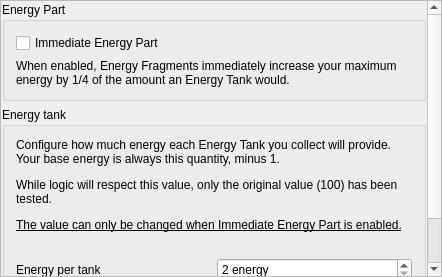
<?xml version="1.0" encoding="UTF-8"?>
<ui version="4.0">
 <class>PresetDreadEnergy</class>
 <widget class="QMainWindow" name="PresetDreadEnergy">
  <property name="geometry">
   <rect>
    <x>0</x>
    <y>0</y>
    <width>442</width>
    <height>277</height>
   </rect>
  </property>
  <property name="windowTitle">
   <string>Energy</string>
  </property>
  <widget class="QWidget" name="centralWidget">
   <property name="maximumSize">
    <size>
     <width>16777215</width>
     <height>16777215</height>
    </size>
   </property>
   <layout class="QVBoxLayout" name="main_layout">
    <property name="leftMargin">
     <number>0</number>
    </property>
    <property name="topMargin">
     <number>0</number>
    </property>
    <property name="rightMargin">
     <number>0</number>
    </property>
    <property name="bottomMargin">
     <number>0</number>
    </property>
    <item>
     <widget class="QScrollArea" name="scroll_area">
      <property name="widgetResizable">
       <bool>true</bool>
      </property>
      <widget class="QWidget" name="scroll_area_contents">
       <property name="geometry">
        <rect>
         <x>0</x>
         <y>0</y>
         <width>430</width>
         <height>282</height>
        </rect>
       </property>
       <property name="sizePolicy">
        <sizepolicy hsizetype="Ignored" vsizetype="Preferred">
         <horstretch>0</horstretch>
         <verstretch>0</verstretch>
        </sizepolicy>
       </property>
       <layout class="QVBoxLayout" name="scroll_area_layout">
        <property name="leftMargin">
         <number>1</number>
        </property>
        <property name="topMargin">
         <number>1</number>
        </property>
        <property name="rightMargin">
         <number>1</number>
        </property>
        <property name="bottomMargin">
         <number>0</number>
        </property>
        <item>
         <widget class="QGroupBox" name="energy_part_box">
          <property name="title">
           <string>Energy Part</string>
          </property>
          <layout class="QVBoxLayout" name="verticalLayout">
           <item>
            <widget class="QCheckBox" name="immediate_energy_parts_check">
             <property name="text">
              <string>Immediate Energy Part</string>
             </property>
            </widget>
           </item>
           <item>
            <widget class="QLabel" name="immediate_energy_parts_label">
             <property name="text">
              <string>When enabled, Energy Fragments immediately increase your maximum energy by 1/4 of the amount an Energy Tank would.</string>
             </property>
             <property name="wordWrap">
              <bool>true</bool>
             </property>
            </widget>
           </item>
          </layout>
         </widget>
        </item>
        <item>
         <widget class="QGroupBox" name="energy_tank_box">
          <property name="title">
           <string>Energy tank</string>
          </property>
          <layout class="QGridLayout" name="gridLayout_2">
           <item row="2" column="1">
            <widget class="QSpinBox" name="energy_tank_capacity_spin_box">
             <property name="suffix">
              <string> energy</string>
             </property>
             <property name="minimum">
              <number>2</number>
             </property>
             <property name="maximum">
              <number>1000</number>
             </property>
            </widget>
           </item>
           <item row="2" column="0">
            <widget class="QLabel" name="energy_tank_capacity_label">
             <property name="text">
              <string>Energy per tank</string>
             </property>
            </widget>
           </item>
           <item row="0" column="0" colspan="2">
            <widget class="QLabel" name="energy_tank_capacity_description">
             <property name="text">
              <string>&lt;html&gt;&lt;head/&gt;&lt;body&gt;&lt;p&gt;Configure how much energy each Energy Tank you collect will provide. Your base energy is always this quantity, minus 1.&lt;/p&gt;&lt;p&gt;While logic will respect this value, only the original value (100) has been tested.&lt;/p&gt;&lt;p&gt;&lt;span style=&quot; text-decoration: underline;&quot;&gt;The value can only be changed when Immediate Energy Part is enabled.&lt;/span&gt;&lt;/p&gt;&lt;/body&gt;&lt;/html&gt;</string>
             </property>
             <property name="wordWrap">
              <bool>true</bool>
             </property>
            </widget>
           </item>
           <item row="1" column="0" colspan="2">
            <spacer name="energy_tank_capacity_spacer">
             <property name="orientation">
              <enum>Qt::Vertical</enum>
             </property>
             <property name="sizeType">
              <enum>QSizePolicy::Fixed</enum>
             </property>
             <property name="sizeHint" stdset="0">
              <size>
               <width>20</width>
               <height>20</height>
              </size>
             </property>
            </spacer>
           </item>
          </layout>
         </widget>
        </item>
        <item>
         <spacer name="energy_tank_spacer">
          <property name="orientation">
           <enum>Qt::Vertical</enum>
          </property>
          <property name="sizeHint" stdset="0">
           <size>
            <width>20</width>
            <height>40</height>
           </size>
          </property>
         </spacer>
        </item>
       </layout>
      </widget>
     </widget>
    </item>
   </layout>
  </widget>
 </widget>
 <layoutdefault spacing="6" margin="11"/>
 <resources/>
 <connections/>
</ui>
